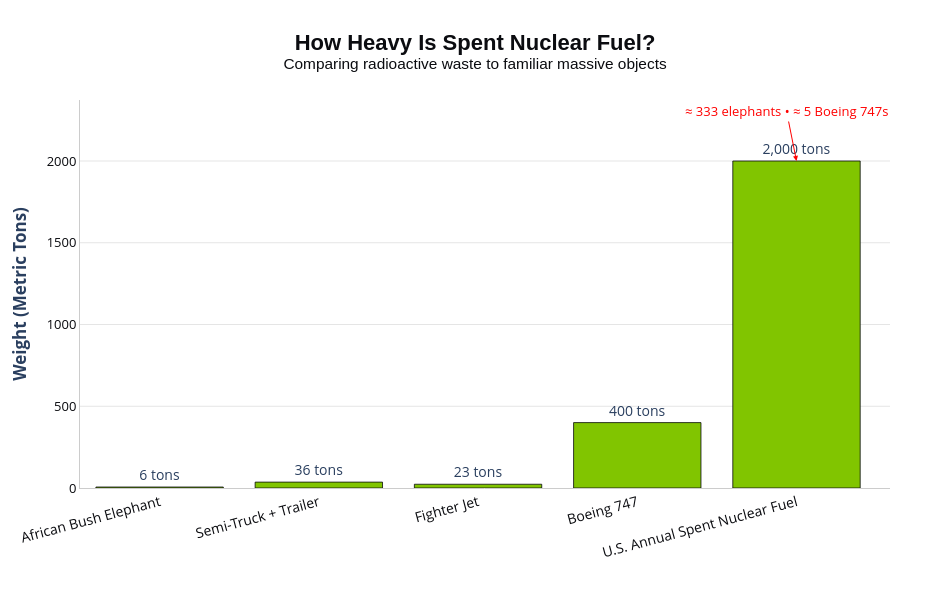

The cell this chart's notebook holds for it:
### Code cell
import pandas as pd
import plotly.graph_objects as go

# Data
data = [
    ("African Bush Elephant", 6),
    ("Semi-Truck + Trailer", 36),
    ("Fighter Jet", 23),
    ("Boeing 747", 400),
    ("U.S. Annual Spent Nuclear Fuel", 2000)
]

df = pd.DataFrame(data, columns=["Item", "Metric Tons"])

# Figure
fig = go.Figure()

# Bar trace with uniform royal blue
fig.add_trace(go.Bar(
    x=df["Item"],
    y=df["Metric Tons"],
    text=[f"{y:,} tons" for y in df["Metric Tons"]],
    textposition="outside",
    marker_color="#81c500",  # royal blue
    hovertemplate="<b>%{x}</b><br><b>Weight:</b> %{y:,} metric tons<extra></extra>"
))

# Annotation for nuclear fuel
fig.add_annotation(
    x="U.S. Annual Spent Nuclear Fuel",
    y=2000,
    text="≈ 333 elephants • ≈ 5 Boeing 747s",
    showarrow=True,
    arrowhead=2,
    arrowcolor="red",
    font=dict(size=13, color="red"),
    ay=-50
)

# Layout styling
fig.update_layout(
    title=dict(
        text="<b>How Heavy Is Spent Nuclear Fuel?</b><br><sup>Comparing radioactive waste to familiar massive objects</sup>",
        x=0.5,
        font=dict(size=22, color="#0b0c10", family="Arial")
    ),
    xaxis=dict(
        title="",
        tickangle=-15,
        tickfont=dict(size=14, color="#0b0c10"),
        showgrid=False,
        linecolor="#cccccc"
    ),
    yaxis=dict(
        title="<b>Weight (Metric Tons)</b>",
        tickfont=dict(size=13, color="#0b0c10"),
        showgrid=True,
        gridcolor="#e5e5e5",
        linecolor="#cccccc"
    ),
    plot_bgcolor="#ffffff",
    paper_bgcolor="#ffffff",
    width=950,
    height=600,
    margin=dict(l=80, r=60, t=100, b=100),
    font=dict(size=14),
)

# Slight outline for bar definition
fig.update_traces(marker_line_width=0.8, marker_line_color="#0b0c10")

fig.show()

### Figure 1 — Plotly figure (JSON) as saved in the notebook; plotly's stock layout.template omitted (floating-point values rounded to 4 significant figures)
{"data": [{"hovertemplate": "<b>%{x}</b><br><b>Weight:</b> %{y:,} metric tons<extra></extra>", "marker": {"color": "#81c500", "line": {"color": "#0b0c10", "width": 0.8}}, "text": ["6 tons", "36 tons", "23 tons", "400 tons", "2,000 tons"], "textposition": "outside", "type": "bar", "x": ["African Bush Elephant", "Semi-Truck + Trailer", "Fighter Jet", "Boeing 747", "U.S. Annual Spent Nuclear Fuel"], "y": [6, 36, 23, 400, 2000]}], "layout": {"annotations": [{"arrowcolor": "red", "arrowhead": 2, "ay": -50, "font": {"color": "red", "size": 13}, "showarrow": true, "text": "≈ 333 elephants • ≈ 5 Boeing 747s", "x": "U.S. Annual Spent Nuclear Fuel", "y": 2000}], "font": {"size": 14}, "height": 600, "margin": {"b": 100, "l": 80, "r": 60, "t": 100}, "paper_bgcolor": "#ffffff", "plot_bgcolor": "#ffffff", "title": {"font": {"color": "#0b0c10", "family": "Arial", "size": 22}, "text": "<b>How Heavy Is Spent Nuclear Fuel?</b><br><sup>Comparing radioactive waste to familiar massive objects</sup>", "x": 0.5}, "width": 950, "xaxis": {"linecolor": "#cccccc", "showgrid": false, "tickangle": -15, "tickfont": {"color": "#0b0c10", "size": 14}, "title": {"text": ""}}, "yaxis": {"gridcolor": "#e5e5e5", "linecolor": "#cccccc", "showgrid": true, "tickfont": {"color": "#0b0c10", "size": 13}, "title": {"text": "<b>Weight (Metric Tons)</b>"}}}}
